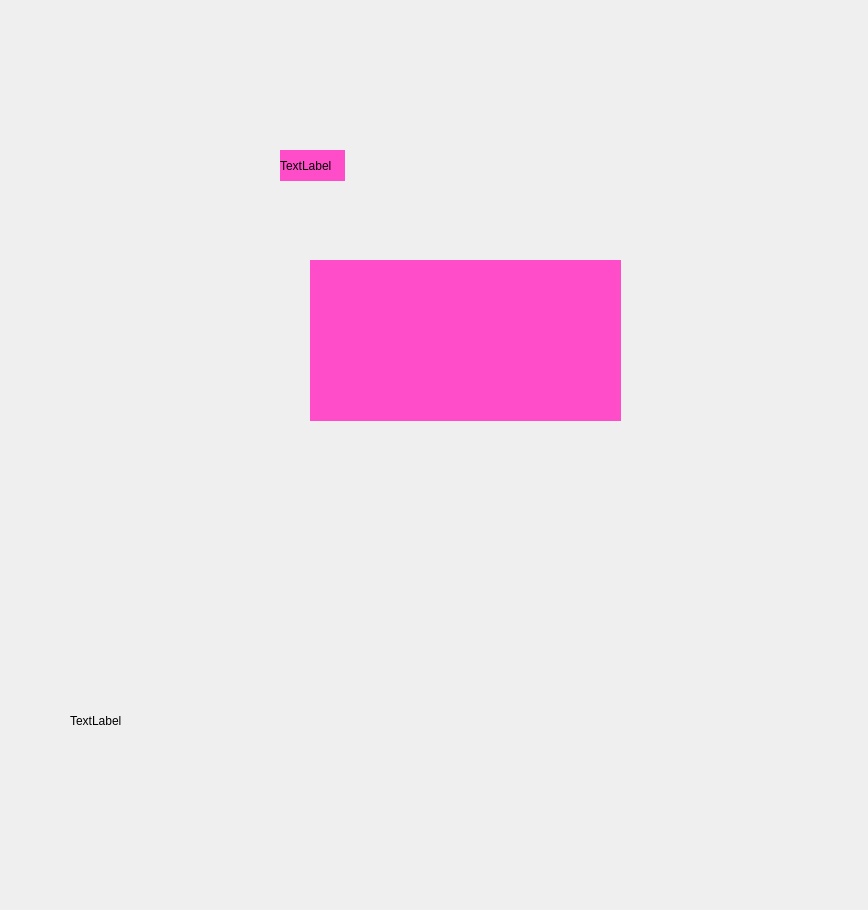
<?xml version="1.0" encoding="UTF-8"?>
<ui version="4.0">
 <class>MainWindow</class>
 <widget class="QMainWindow" name="MainWindow">
  <property name="geometry">
   <rect>
    <x>0</x>
    <y>0</y>
    <width>868</width>
    <height>910</height>
   </rect>
  </property>
  <property name="windowTitle">
   <string>MainWindow</string>
  </property>
  <property name="styleSheet">
   <string notr="true">
QLabel#label_2{
	border-image: url(:/Logos Principales/Logo 1.jpg);
	background-color: rgb(85, 255, 0);
}
.QLabel{
	background-color: rgb(40, 40, 40);
}background-color: rgb(255, 170, 127);</string>
  </property>
  <widget class="QWidget" name="centralwidget">
   <property name="styleSheet">
    <string notr="true"/>
   </property>
   <widget class="QLabel" name="label">
    <property name="geometry">
     <rect>
      <x>140</x>
      <y>420</y>
      <width>141</width>
      <height>91</height>
     </rect>
    </property>
    <property name="text">
     <string/>
    </property>
   </widget>
   <widget class="QLabel" name="label_2">
    <property name="geometry">
     <rect>
      <x>290</x>
      <y>560</y>
      <width>161</width>
      <height>91</height>
     </rect>
    </property>
    <property name="styleSheet">
     <string notr="true"/>
    </property>
    <property name="text">
     <string/>
    </property>
   </widget>
   <widget class="QLabel" name="l1">
    <property name="geometry">
     <rect>
      <x>70</x>
      <y>680</y>
      <width>111</width>
      <height>81</height>
     </rect>
    </property>
    <property name="text">
     <string>TextLabel</string>
    </property>
   </widget>
   <widget class="QWidget" name="w1" native="true">
    <property name="geometry">
     <rect>
      <x>280</x>
      <y>150</y>
      <width>65</width>
      <height>31</height>
     </rect>
    </property>
    <property name="styleSheet">
     <string notr="true">background-color: rgb(255, 76, 201);</string>
    </property>
    <layout class="QVBoxLayout" name="verticalLayout">
     <item>
      <widget class="QLabel" name="l2">
       <property name="text">
        <string>TextLabel</string>
       </property>
      </widget>
     </item>
    </layout>
   </widget>
   <widget class="QWidget" name="w2" native="true">
    <property name="geometry">
     <rect>
      <x>310</x>
      <y>260</y>
      <width>311</width>
      <height>161</height>
     </rect>
    </property>
    <property name="styleSheet">
     <string notr="true">background-color: rgb(255, 76, 201);</string>
    </property>
   </widget>
  </widget>
 </widget>
 <resources>
  <include location="Logos.qrc"/>
 </resources>
 <connections/>
</ui>
